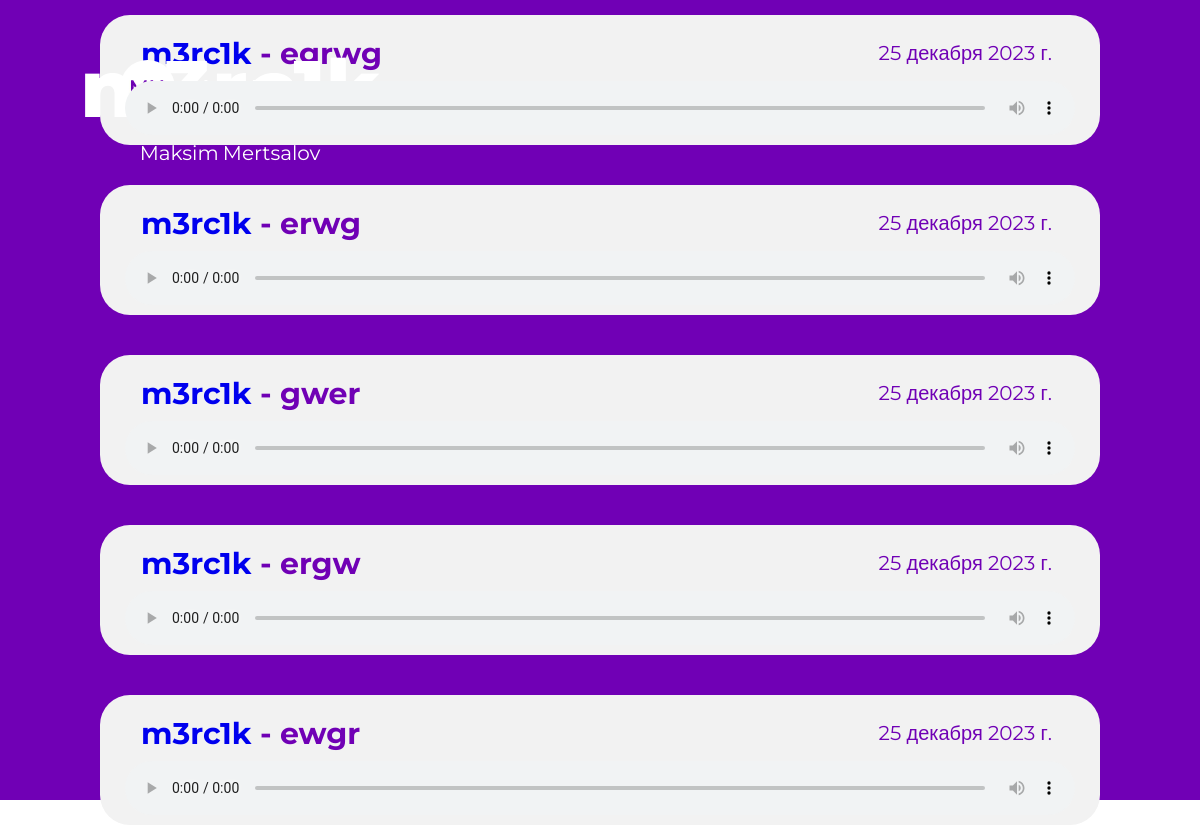
Screenshot of /account/detail/1 with the database file from the repository.
### music/models.py (models this page shows, shortened)
class MusicModel(models.Model):
    title = models.CharField(max_length=50)
    file = models.FileField(upload_to='music_file/')
    author = models.ForeignKey(User, on_delete=models.CASCADE)
    publication_date = models.DateTimeField(null = True, auto_now_add = True)
    class Meta:
        ordering = ['-publication_date']

### account/views.py (the view)
# urls.py: path('detail/<int:pk>', DetailUser.as_view(), name = 'detail'),
class DetailUser(generic.DetailView):
    model = User
    template_name = 'account/detail.html'
    def get_context_data(self, **kwargs):
        context = super().get_context_data(**kwargs)
        context['musicmodel'] = MusicModel.objects.all()
        return context

### music/templates/account/detail.html (shortened to what this page needs)
{% extends 'base.html' %}
{% load static %}
{% load widget_tweaks %}
{% block content %}
<div class="main">
    <div class="main__block">
        <div class="detail-block">
            <h2 class="main__title detail-title">{{ user.username }}</h2>
            <div class="detail-info">
                <p class = 'detail_fn'>{{ user.first_name }}</p>
                <p class = 'detail_ln'>{{ user.last_name }}</p>
        </div>
    </div>
        <img src="{% static 'img/logo.jpg' %}" alt="" class="main_page_image">
        <h2 class="main_page_suptitle">MusicHub</h2>
        {% for music in musicmodel %}
        {% if music.author == user %}
			<div class="home_block_music">
				<div class="home_music_title_author">
					<a class = 'home_music_author' href="{% url 'detail' music.author.id %}">{{ music.author }}</a> - {{ music.title }}
				</div>
				<div class="home_music_file">
					<audio controls = "controls" class = 'music_player'>
  					<source src="{{ music.file.url }}" >
					</audio>
				</div>
				<div class="home_music_date">
					{{music.publication_date.date}}
				</div>
			</div>
        {% endif %}
		{% endfor %}
    </div>
</div>
{% endblock %}

### music/static/css/styles.css (style rules this page uses)
* { font-family: 'Montserrat', sans-serif; margin: 0; padding: 0; box-sizing: border-box; outline: none; }
.main_page_image { border-radius: 100px; width: 55px; position: absolute; top: 60px; left: 120px; }
.main_page_suptitle { position: absolute; top: 75px; left: 190px; font-size: 20px; }
.main, .main_register { width: 100%; height: 100vh; color: #fff; display: flex; flex-flow: column wrap; align-items: center; justify-content: center; background: #7000B5; background-size: 100%; }
.main__block, .reg { display: flex; flex-flow: column wrap; text-align: center; }
.main__title, .register_title { font-size: 60px; font-weight: 800; color: #fff; margin-bottom: 20px; }
.detail-block { display: block; position: absolute; top: 40px; right: 820px; }
.detail-title { margin-bottom: 4px; font-size: 80px; }
.detail_fn, .detail_ln { display: inline-block; font-size: 20px; }
.home_block_music { display: block; width: 1000px; height: 130px; margin-left: auto; margin-right: auto; background-color: #f2f2f2; border: 0; border-radius: 30px; text-align: center; margin-top: 40px; }
.music_player { width: 950px; border: 0; border-radius: 5px; }
.home_music_title_author { color: #7000B5; font-size: 30px; font-weight: 700; text-align: left; padding-left: 41px; padding-top: 20px; }
.home_music_author { text-decoration: none; transition: .2s; }
.home_music_file { padding-top: 9px; }
.home_music_date { color: #7000B5; font-size: 20px; font-weight: 400; text-align: right; margin-top: -98px; margin-right: 48px; }

### rows the page displays
MusicModel: author "m3rc1k", title "egrwg", publication_date "25 декабря 2023 г."
MusicModel: author "m3rc1k", title "erwg", publication_date "25 декабря 2023 г."
MusicModel: author "m3rc1k", title "gwer", publication_date "25 декабря 2023 г."
MusicModel: author "m3rc1k", title "ergw", publication_date "25 декабря 2023 г."
MusicModel: author "m3rc1k", title "ewgr", publication_date "25 декабря 2023 г."

### other values shown
{{ user.username }} "m3rc1k"
{{ user.first_name }} "Maksim"
{{ user.last_name }} "Mertsalov"
